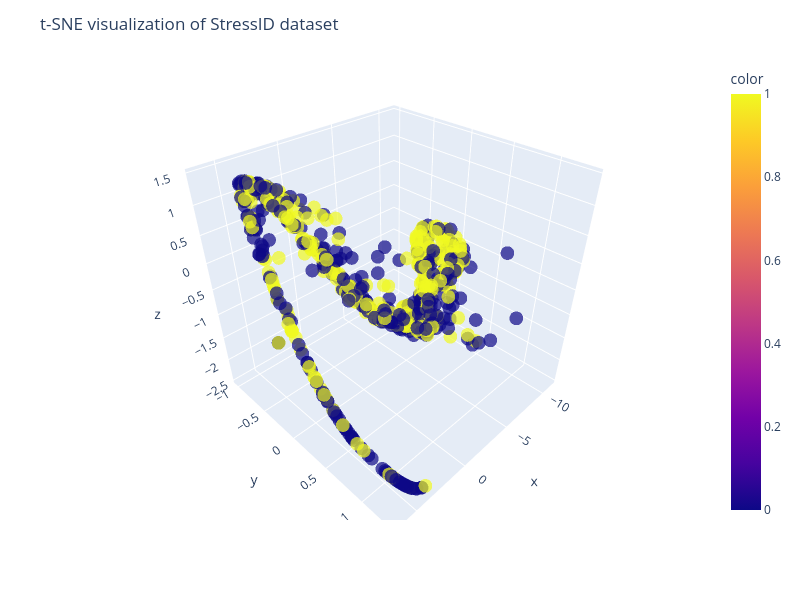

The cell this chart's notebook holds for it:
### Code cell
# t-SNE in StressID with PCA si_X_95p
# Best N-comp=2, Perp=300 np.arange(50, 700, 50)
# Best N-comp=3, Perp from 550 to 700, np.arange(50, 700, 50)

# t-SNE in StressID with RFE si_X_rfe
# Best N-comp=2, Perp=225 onwards np.arange(25, 700, 25)
# Best N-comp=3, Perp=150 onwards np.arange(25, 700, 25)

si_Ncomp = 3
si_Perp = 150

si_tsne = TSNE(n_components=si_Ncomp, perplexity=si_Perp, random_state=RAN_STATE)
si_X_tsne = si_tsne.fit_transform(si_X_rfe)
display(si_tsne.kl_divergence_)

#fig = px.scatter(x=si_X_tsne[:, 0], y=si_X_tsne[:, 1], color=si_bclass_labels, width=800, height=600)
fig = px.scatter_3d(
    x=si_X_tsne[:, 0], y=si_X_tsne[:, 1], z=si_X_tsne[:, 2], color=si_bclass_labels, opacity=0.7, width=800, height=600
)
fig.update_layout(
    title="t-SNE visualization of StressID dataset",
    xaxis_title="1st t-SNE",
    yaxis_title="2nd t-SNE",
)
fig.show()

### Figure 1 — Plotly figure (JSON) as saved in the notebook; plotly's stock layout.template omitted (floating-point values rounded to 4 significant figures; data arrays with more than 128 entries replaced by an {"elided": "..."} marker saying what was removed)
{"data": [{"hovertemplate": "x=%{x}<br>y=%{y}<br>z=%{z}<br>color=%{marker.color}<extra></extra>", "legendgroup": "", "marker": {"color": {"elided": "699 int values"}, "coloraxis": "coloraxis", "opacity": 0.7, "symbol": "circle"}, "mode": "markers", "name": "", "scene": "scene", "showlegend": false, "type": "scatter3d", "x": {"elided": "699 float values"}, "y": {"elided": "699 float values"}, "z": {"elided": "699 float values"}}], "layout": {"coloraxis": {"colorbar": {"title": {"text": "color"}}, "colorscale": [[0, "#0d0887"], [0.1111, "#46039f"], [0.2222, "#7201a8"], [0.3333, "#9c179e"], [0.4444, "#bd3786"], [0.5556, "#d8576b"], [0.6667, "#ed7953"], [0.7778, "#fb9f3a"], [0.8889, "#fdca26"], [1, "#f0f921"]]}, "height": 600, "legend": {"tracegroupgap": 0}, "margin": {"t": 60}, "scene": {"domain": {"x": [0, 1], "y": [0, 1]}, "xaxis": {"title": {"text": "x"}}, "yaxis": {"title": {"text": "y"}}, "zaxis": {"title": {"text": "z"}}}, "title": {"text": "t-SNE visualization of StressID dataset"}, "width": 800, "xaxis": {"title": {"text": "1st t-SNE"}}, "yaxis": {"title": {"text": "2nd t-SNE"}}}}
